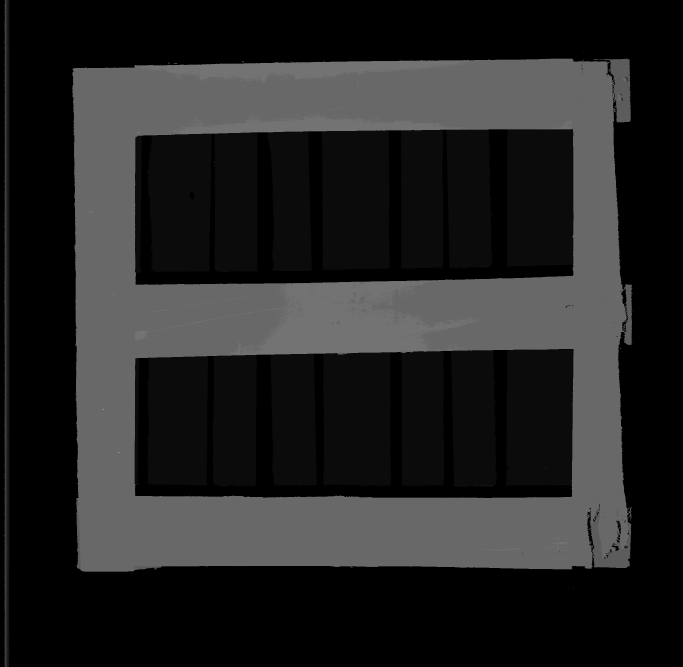
#> input picture camera_bottom/B58.tif, 2048 x 2000 px (shown at 1/3 size); its folder holds 4 pictures in this run
$ python quick.py
#> lines starting #> are read from the running program, lines starting #| are printed output that depends on the picture; after the words box and inside, x2 and y2 are one past the last pixel; in counts of white or black regions, pixels touching at a corner belong together
### SupportFunctions.py


# These are a set of support functions to assist

import numpy as np
import cv2 as cv
# from matplotlib import pyplot as plt
import matplotlib.pyplot as plt
import os

from pandas import wide_to_long


###     Loads all the images in a folder valid 'jpg' and 'tif'
# [30 lines left out: functions load_images_from_folder, get_nof_images_at_folder, load_image_from_folder_byIndex, not called in this run]

def getImageCutoffAroundPoint(image,point,distance):

    # missing validation for out of bounds... skippping because the search areas are very central
    # if()
    x = point[0]
    y = point[1]
    crop_img = image[y-distance:y+distance, x-distance:x+distance]

    return  crop_img

# [151 lines left out: functions showQuickImage, show2ImagesSideBySide, show2ImagesSideBySideOut, show3ImagesSideBySide, show3ImagesSideBySideOut, showQuickHist and 2 more, not called in this run]

#dilation
def dilate(image, units):
    kernel = np.ones((units,units),np.uint8)
    return cv.dilate(image, kernel, iterations = 1)

#erosion
def erode(image,units):
    kernel = np.ones((units,units),np.uint8)
    return cv.erode(image, kernel, iterations = 1)

#opening - erosion followed by dilation
def opening(image,units):
    kernel = np.ones((units,units),np.uint8)
    return cv.morphologyEx(image, cv.MORPH_OPEN, kernel)

def close(image,units):
    kernel = np.ones((units,units),np.uint8)
    return cv.morphologyEx(image, cv.MORPH_CLOSE, kernel)


### quick.py


import numpy as np
import cv2 as cv
import matplotlib.pyplot as plt
import SupportFunctions as mySF
from sklearn.cluster import KMeans


def Convert8bAndNormalize ( image16b ):
    normalized = cv.normalize(image16b,None,0,65535,cv.NORM_MINMAX)
    return cv.convertScaleAbs(normalized,alpha=(255.0/65535.0))

def Convert8b (image16b):
    max_val = image16b.max()
    # return cv.convertScaleAbs(image16b,alpha=(255.0/max_val))
    return cv.convertScaleAbs(image16b,alpha=(255.0/65535.0))

def Normalize16b ( image16b ):
    return cv.normalize(image16b,None,0,65535,cv.NORM_MINMAX)


# will return 3 values indicating the depth of [bg, middleboards,topboards]
def getDepthLayersCenters(images, nof_clusters = 3):

    arr_ = []
    # cluster model

    scale_percent = 30
    #kmeans = blobs.KMeans(n_clusters=3, init='k-means++', random_state=0, max_iter=1)
    for ima in images:
        image8bNorm = Convert8bAndNormalize ( ima )
        width = int(image8bNorm.shape[1] * scale_percent / 100)
        height = int(image8bNorm.shape[0] * scale_percent / 100)
        dim = (width, height)

        # resize image to a 30% the original slcale
        resized = cv.resize(image8bNorm, dim)

        # validate not null - skipped
        arr_flatten = resized.flatten()
        kmeans = KMeans(n_clusters=3, init='k-means++', random_state=0, max_iter=1)
        kmeans.fit(arr_flatten.reshape(-1,1))
        arr_.append(sorted(np.array(kmeans.cluster_centers_)))

    # convert from list to array
    arr_ = np.array(arr_)

    nof_images = np.array(arr_).shape[0]
    nof_centers = np.array(arr_).shape[1]

    avr_centers = np.sum(arr_,axis=0)/nof_images

    # round and return
    return np.rint(sorted(avr_centers))


def median_value(val1, val2):
    threshold = np.rint((val1+val2)/2)
    threshold = int(threshold)
    return threshold

def getLayerByGreyRange(image, minTH, maxTH):

    #  th, im_th = cv.threshold(image, minTH, maxTH, cv.THRESH_BINARY)
    im_th = cv.inRange(image, minTH, maxTH)

    return im_th


def getHigherLayer(image8bNorm_, cluster_c, verbose_ = False):

    # top boards layer
    # threshold = th_value
    threshold = median_value(cluster_c[len(cluster_c)-2],cluster_c[len(cluster_c)-1])
    max_threshold = 255 # till whitest white

    hist_values_norm = cv.calcHist([image8bNorm_.flatten()],channels=[0],mask=None,histSize=[256],ranges=[0,255])

    # Get binarized image of the layer
    imageTopTH = getLayerByGreyRange(image8bNorm_, threshold, max_threshold)

    if(verbose_):

        mySF.showRangeHist(imageTopTH,hist_values_norm,[threshold,256])


    return imageTopTH

### Apply mast to cut off region
def applyMaskToImage(image,mask):
    copyImage = image.copy()
    if image.shape == mask.shape:
        for i  in range(mask.shape[0]):
            for j  in range(mask.shape[1]):
                if(not mask[i][j]):
                    copyImage[i][j] = 0

        return copyImage

        # return cv.bitwise_and(image, mask)  # must then convert images to the same format (uint8 or 16)
    else:
        print("Error: matrixes must be the same size.")
        return -1


def Gradients(imageGrey,KSIZE):

  copyImg = imageGrey.copy()
  copyImg = cv.GaussianBlur(copyImg, (KSIZE,KSIZE), cv.BORDER_DEFAULT )
  # copyImg = cv.GaussianBlur(copyImg, (KSIZE,KSIZE), cv.BORDER_DEFAULT )

#   sobelx64 = cv.Scharr(imageGrey,cv.CV_16U,1,0)
#   sobely64 = cv.Scharr(imageGrey,cv.CV_16U,0,1)

  sobelx64 = cv.Sobel(imageGrey,cv.CV_16U,1,0,ksize=KSIZE)
  sobely64 = cv.Sobel(imageGrey,cv.CV_16U,0,1,ksize=KSIZE)
  combined = cv.addWeighted(sobelx64, 0.5, sobely64, 0.5, 0)
  return combined

def BinGrads(gradsImage, thPercent):
  copyImage = gradsImage.copy()
  max_val = gradsImage.max()
  # copyImage = np.zeros([gradsImage[0],gradsImage[1],cv.CV_16U])
  thvalue = thPercent*(65535)/100
#   thvalue = thPercent*(max_val)/100
  for i  in range(gradsImage.shape[0]):
      for j  in range(gradsImage.shape[1]):
          if( abs(gradsImage[i][j]) > thvalue):
              copyImage[i][j] = 65535
          else :
            copyImage[i][j] = 0

  return copyImage

def substractMask(image, mask,value):
    maskCopy = mask.copy()
    maskCopy = mySF.erode(maskCopy, value)
    maskCopy = applyMaskToImage(image,maskCopy)
    return maskCopy

# [27 lines of commented-out code are left out]


def keepConnectedComponents(img, min_size, connectivity=8):

  found = False

    # Find all connected ("labels")
  imgCopy = img.copy()
    # num_labels, labels, stats, centroids = cv.connectedComponentsWithStats(
    #     img, connectivity=connectivity)
  num_labels, labels, stats, centroids = cv.connectedComponentsWithStats(imgCopy,connectivity)

    # check size of all connected components (area in pixels)
  for i in range(num_labels):
        label_size = stats[i, cv.CC_STAT_AREA]

        # remove connected components smaller than min_size
        if label_size < min_size:
            imgCopy[labels == i] = 0
            num_labels-=1

    # 1 is the minimum value because the background counts
  if(num_labels > 1):
      found = True


  return imgCopy ,found


# if the original image in that area reaches
# check if

  return imgCopy, found

# measure depth per area
def validateDepth(connected,image):
  max_grey_value = image.max()
  acc_depth = np.float64(0)
  nof_connected = 0
  min_detected = -1
  imgFlat = image.flatten()
  imgConnect = connected.flatten()
  # find the deepest depth
  # for i in imgCopy[connected > 0]:
  for i in range(len(imgFlat)):
     if imgConnect[i] > 0:
      if(min_detected == -1 or (min_detected>imgFlat[i] and imgFlat[i]>0)):
        min_detected = imgFlat[i]
      nof_connected +=1
      acc_depth += imgFlat[i]

  return acc_depth/nof_connected,True


# [56 lines left out: function DetectScratchesLevel, not called in this run]

def DetectCracksLevel(image, mask, th_lvl,min_size,verbose = False):
  bin_percent_th = th_lvl

  grad = Gradients(image,7)
  applyMask = substractMask(grad, mask, 10)
  bin = BinGrads(applyMask, bin_percent_th)
  close = mySF.close(bin,7)
  convert = Convert8b(close)
  connected, check = keepConnectedComponents(convert, min_size, connectivity=8)
  meand, check2 = validateDepth(connected,image)

  if verbose:


    fig = plt.figure(figsize=(9, 9))
    # ax.set_xlabel("Check Cracks")
    fig.add_subplot(2, 3, 1)
    # showing image
    plt.imshow(image,cmap='gray')
    plt.axis('off')
    plt.title("image")

    fig.add_subplot(2, 3, 2)
    # showing image
    plt.imshow(grad,cmap='gray')
    plt.axis('off')
    plt.title("Gradients")

    fig.add_subplot(2, 3, 3)
    # showing image
    plt.imshow(convert,cmap='gray')
    plt.axis('off')
    plt.title("maskBorder Substraction")

    fig.add_subplot(2, 3, 4)
    # showing image
    plt.imshow(bin,cmap='gray')
    plt.axis('off')
    plt.title("Binarized by:" +str(bin_percent_th)+ "%")

    fig.add_subplot(2, 3, 5)
    # showing image
    plt.imshow(close,cmap='gray')
    plt.axis('off')
    plt.title("closed")


    fig.add_subplot(2, 3, 6)
    # showing image
    plt.imshow(connected,cmap='gray')
    plt.axis('off')
    plt.title("connected")


    plt.show()

  return connected, check


# [31 lines of commented-out code are left out]


# [30 lines left out: function getUpperLevelGreyValue, not called in this run]


# path to the images
TOP_IMAGES_PATH = "./camera_top"
GREY_CALIB_IMAGES_PATH = "./greyLevelCalib"


BOTTOM_IMAGES_PATH = "./camera_bottom/"


scratch_label = 100
crack_label = 101

# areas of interest for each image
area_B58_scratch = [BOTTOM_IMAGES_PATH+"B58.tif", [[1820,927]]]  #  [1780,927]
area_D59_scratch = [BOTTOM_IMAGES_PATH+"D59.tif",[[1078,440], [1037,1088], [1000,1622]] ]

area_B78_crack  = [BOTTOM_IMAGES_PATH+"B78.tif",[[800,980 ]]]  # [800,920    ]]
area_D82_crack  = [BOTTOM_IMAGES_PATH+"D82.tif",[[274,1300 ]]]
area_D83_crack  = [BOTTOM_IMAGES_PATH+"D83.tif",[[318,697 ]]]
area_E24_crack  = [BOTTOM_IMAGES_PATH+"E24.tif",[[665,1614 ]]]
area_E56_crack  = [BOTTOM_IMAGES_PATH+"E56.tif",[[540,1000 ]]]
area_E70_crack  = [BOTTOM_IMAGES_PATH+"E70.tif",[[1730,1440]]]

training_scratch_list = [area_D59_scratch]
training_crack_list = [area_B78_crack,area_D82_crack,area_E24_crack]
# image + labels,... there is an issue here, not knowing which is which in case of crack and scratches in the same board
multiAreaList = [area_D59_scratch,area_B78_crack]
test_list = [area_D83_crack,area_E56_crack,area_E70_crack,area_B58_scratch]
all_list = [area_B58_scratch,area_D59_scratch,area_B78_crack,area_D82_crack,area_D83_crack,area_E24_crack,area_E56_crack,area_E70_crack]
scratch_list = [area_B58_scratch,area_D59_scratch]
crack_list = [area_B78_crack,area_D82_crack,area_D83_crack,area_E24_crack,area_E56_crack,area_E70_crack]

# test_list = [[area_D83_crack,[crack_label]],[area_E56_crack,[crack_label]],[area_E70_crack,[crack_label]],[area_B58_scratch,[scratch_label]]]


###########


# sample scratch
scract_sample_filepath = area_B58_scratch[0]
scract_sample_location = area_B58_scratch[1][0]
scract_image16 = cv.imread(scract_sample_filepath, -1)
#> scract_image16 is the input picture: shape (2000, 2048) uint16; min 0, max 5841, mean 941

crack_sample_filepath = area_B78_crack[0]
crack_sample_location = area_B78_crack[1][0]
crack_image16 = cv.imread(crack_sample_filepath, -1)
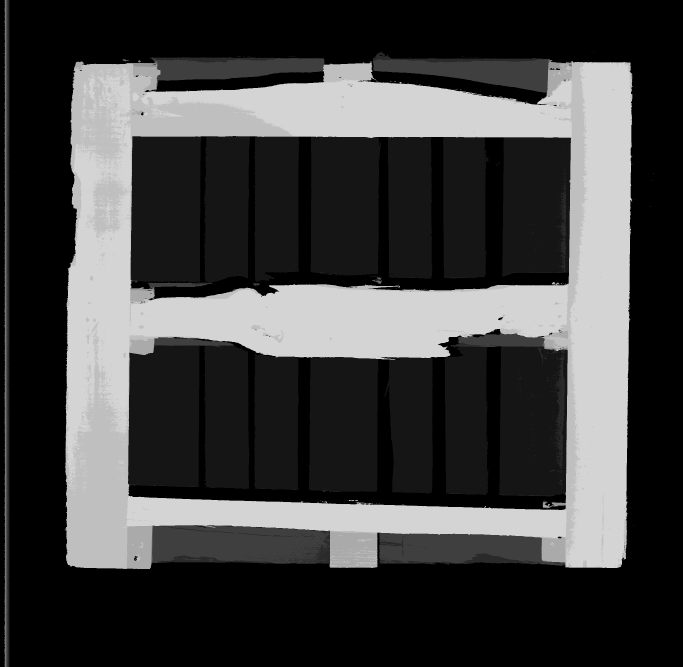
#> input picture camera_bottom/B78.tif, 2048 x 2000 px (shown at 1/3 size)
#> crack_image16 is the input picture: shape (2000, 2048) uint16; min 0, max 3258, mean 880.3


scract_hist_values = cv.calcHist([scract_image16.flatten()],channels=[0],mask=None,histSize=[65535],ranges=[0,65535])
scract_image8bNorm = Convert8bAndNormalize ( scract_image16 )
scract_hist_values_norm = cv.calcHist([scract_image8bNorm.flatten()],channels=[0],mask=None,histSize=[256],ranges=[0,255])
#> scract_hist_values_norm = 256 values, max 1005491 at index 0, min 0 at index 31, mean 16000

crack_hist_values = cv.calcHist([crack_image16.flatten()],channels=[0],mask=None,histSize=[65535],ranges=[0,65535])
crack_image8bNorm = Convert8bAndNormalize ( crack_image16 )
crack_hist_values_norm = cv.calcHist([crack_image8bNorm.flatten()],channels=[0],mask=None,histSize=[256],ranges=[0,255])
#> crack_hist_values_norm = 256 values, max 945329 at index 0, min 0 at index 220, mean 16000


#####


scract_sample_filepath = area_B58_scratch[0]
crack_sample_filepath = area_B78_crack[0]

# GET CLUSTER LEVELS
calib_images =[scract_image16]
clusters_centers_scratch = getDepthLayersCenters(calib_images)
#> the loop in getDepthLayersCenters, `for ima in images:` made 1 pass
#> (width, height) on pass 1: (614, 600)
#> after the loop in getDepthLayersCenters, `for ima in images:`: arr_ = [[[2.39], [19.67], [109.6]]]
#> in getDepthLayersCenters, `arr_ = np.array(arr_)`: arr_ = [2.39, 19.67, 109.6]
#> clusters_centers_scratch = [2, 20, 110]
calib_images =[crack_image16]
clusters_centers_crack = getDepthLayersCenters(calib_images)
#> the loop in getDepthLayersCenters (call 2), `for ima in images:` made 1 pass
#> clusters_centers_crack = [5, 41, 200]

# This is a mask, i expect that at least scratches are included, otherwise we might have to use close/morphology operations
imageTopTH_scratch = getHigherLayer(scract_image8bNorm, clusters_centers_scratch,False)
#> in median_value, `threshold = np.rint((val1+val2)/2)`: threshold = [65]
#> in median_value, `threshold = int(threshold)`: threshold = 65
#> in getHigherLayer, `hist_values_norm = cv.calcHist([image8bNorm_.flatten()],channels=[0],m..`: hist_values_norm has the same summary as scract_hist_values_norm outside getHigherLayer
#> in getLayerByGreyRange, `im_th = cv.inRange(image, minTH, maxTH)`:
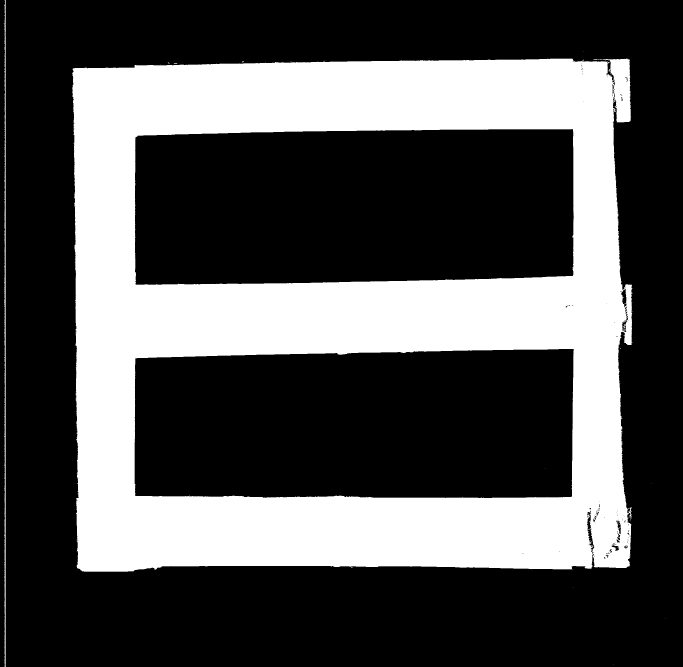
#> im_th: shape (2000, 2048) (shown at 1/3 size); 32.5% white; 31 white regions (29 under 20 px), largest, box (x1, y1, x2, y2) and area: (216, 176, 1898, 1715) 1326291, (11, 0, 17, 2000) 5915
imageTopTH_crack = getHigherLayer(crack_image8bNorm, clusters_centers_crack,False)
#> call 2 of getLayerByGreyRange, with minTH = 120, maxTH = 255
#> in getLayerByGreyRange (call 2), `im_th = cv.inRange(image, minTH, maxTH)`:
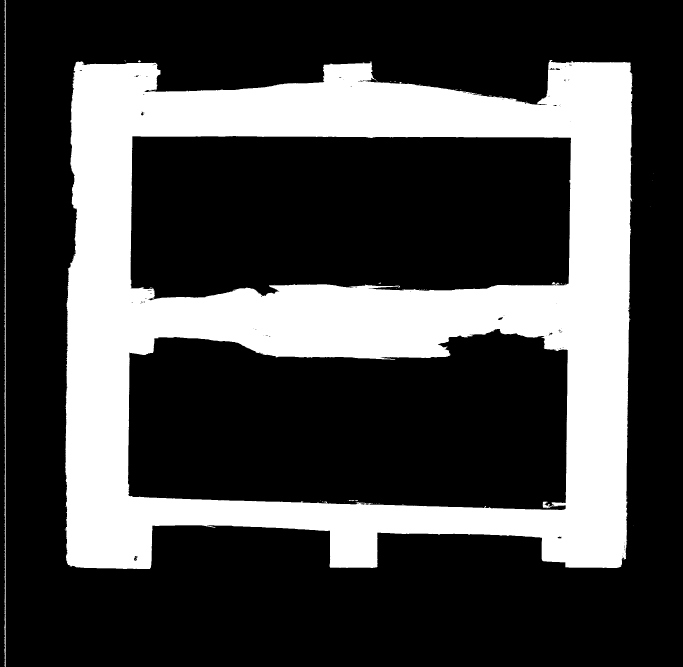
#> im_th: shape (2000, 2048) (shown at 1/3 size); 27.7% white; 59 white regions (53 under 20 px), largest, box (x1, y1, x2, y2) and area: (194, 180, 1898, 1707) 1129064, (13, 0, 17, 2000) 5252, (1627, 1505, 1658, 1525) 271, (1046, 1500, 1064, 1504) 37, (414, 181, 423, 187) 36, (972, 1504, 981, 1509) 23


# SCRATCLVL = getUpperLevelGreyValue(scract_image16, imageTopTH_scratch)
# crackLVL = getUpperLevelGreyValue(crack_image16, imageTopTH_crack)


# close holes in the mask
imageTopTH_scratch = mySF.close(imageTopTH_scratch,3)
#> in close, `kernel = np.ones((units,units),np.uint8)`: kernel = [[1, 1, 1], [1, 1, 1], [1, 1, 1]]
#> in close, `return cv.morphologyEx(image, cv.MORPH_CLOSE, kernel)`: returned value: shape (2000, 2048); 32.6% white; 14 white regions (12 under 20 px), largest, box (x1, y1, x2, y2) and area: (216, 176, 1898, 1715) 1328316, (11, 0, 17, 2000) 6268
imageTopTH_crack = mySF.close(imageTopTH_crack,3)
#> in close (call 2), `return cv.morphologyEx(image, cv.MORPH_CLOSE, kernel)`: returned value: shape (2000, 2048); 27.8% white; 25 white regions (22 under 20 px), largest, box (x1, y1, x2, y2) and area: (194, 180, 1898, 1707) 1131399, (13, 0, 19, 2000) 5815, (1046, 1500, 1074, 1504) 69


###########


distance = 60

marked_scratch = scract_image16.copy()
marked_crack = crack_image16.copy()
marked_scratch = cv.rectangle(marked_scratch, [scract_sample_location[0]-distance,scract_sample_location[1]-distance], [scract_sample_location[0]+distance,scract_sample_location[1]+distance], [150], 10)
#> marked_scratch: shape (2000, 2048) uint16; 0.13% of pixels changed, all inside (x1, y1, x2, y2) = (1755, 862, 1886, 993)
marked_crack = cv.rectangle(marked_crack, [crack_sample_location[0]-distance,crack_sample_location[1]-distance], [crack_sample_location[0]+distance,crack_sample_location[1]+distance], [150], 10)
#> marked_crack: shape (2000, 2048) uint16; 0.13% of pixels changed, all inside (x1, y1, x2, y2) = (735, 915, 866, 1046)

cutoff_scratch_mask = mySF.getImageCutoffAroundPoint(imageTopTH_scratch,scract_sample_location,distance)
#> in getImageCutoffAroundPoint, `crop_img = image[y-distance:y+distance, x-distance:x+distance]`: crop_img: shape (120, 120); 95.4% white; 14 black regions (11 under 20 px), largest, box (x1, y1, x2, y2) and area: (104, 1, 119, 45) 444, (107, 99, 118, 113) 89, (113, 45, 119, 52) 34
cutoff_crack_mask = mySF.getImageCutoffAroundPoint(imageTopTH_crack,crack_sample_location,distance)
#> in getImageCutoffAroundPoint (call 2), `crop_img = image[y-distance:y+distance, x-distance:x+distance]`: crop_img: shape (120, 120); every value is 255

cutoff_scratch = mySF.getImageCutoffAroundPoint(scract_image16,scract_sample_location,distance)
#> call 3 of getImageCutoffAroundPoint, with distance = 60
#> in getImageCutoffAroundPoint (call 3), `crop_img = image[y-distance:y+distance, x-distance:x+distance]`:
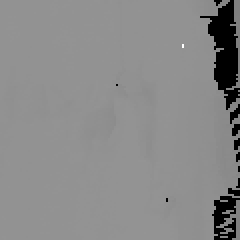
#> crop_img: shape (120, 120) uint16 (shown 2 times larger); min 0, max 4349, mean 2348.5; drawn with min black and max white
cutoff_crack = mySF.getImageCutoffAroundPoint(crack_image16,crack_sample_location,distance)

# mySF.showQuickImage(cutoff_scratch_mask, "mask")
# mySF.showQuickImage(cutoff_crack_mask, "mask")

MaskApplied_scratch = applyMaskToImage(cutoff_scratch,cutoff_scratch_mask)
MaskApplied_crack = applyMaskToImage(cutoff_crack,cutoff_crack_mask)

# [13 lines of commented-out code are left out]
print("Testing >> finding cracks in crack image..." )
# FINAL_1, found = DetectCracksLevel(MaskApplied_scratch,cutoff_scratch_mask,30,75,True)
# print("Detected :"+ str(found) )
print("Testing >> finding cracks in crack image..." )
FINAL_2, found = DetectCracksLevel(MaskApplied_crack,cutoff_crack_mask,30,25,True)
#> in Gradients, `copyImg = cv.GaussianBlur(copyImg, (KSIZE,KSIZE), cv.BORDER_DEFAULT )`:
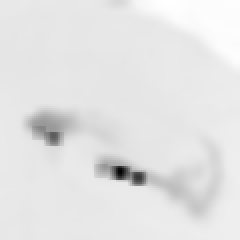
#> copyImg: shape (120, 120) uint16 (shown 2 times larger); min 2080, max 2650, mean 2590.6; drawn with min black and max white
#> in BinGrads, `max_val = gradsImage.max()`: max_val = 65535
#> after the loop in BinGrads, `for i  in range(gradsImage.shape[0]):`: copyImage: shape (120, 120) uint16; values 0 (black) and 65535 (white), 2.4% white; 9 white regions (6 under 20 px), largest, box (x1, y1, x2, y2) and area: (48, 81, 84, 96) 173, (13, 62, 36, 73) 116, (105, 84, 111, 104) 25
#> in close (call 3), `return cv.morphologyEx(image, cv.MORPH_CLOSE, kernel)`: returned value: shape (120, 120) uint16; values 0 (black) and 65535 (white), 2.9% white; 7 white regions (3 under 20 px), largest, box (x1, y1, x2, y2) and area: (48, 81, 84, 96) 214, (13, 62, 41, 73) 152, (105, 84, 111, 104) 25, (59, 0, 65, 4) 21
#> in keepConnectedComponents, `num_labels, labels, stats, centroids = cv.connectedComponentsWithStats..`:
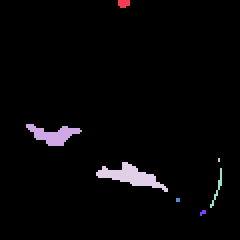
#> labels: shape (120, 120) int32 (shown 2 times larger); 8 distinct labels, from 0 to 7; one colour per label, 0 black
#> in keepConnectedComponents, `num_labels, labels, stats, centroids = cv.connectedComponentsWithStats..`: num_labels = 8; stats = [[0, 0, 120, 120, 13976], [59, 0, 6, 4, 21], [13, 62, 28, 11, 152], [109, 79, 1, 2, 2], [48, 81, 36, 15, 214], [105, 84, 6, 20, 25], [88, 99, 2, 2, 4], [100, 105, 3, 3, 6]]; centroids = [[59.65, 58.98], [61.43, 1.29], [26.3, 66.93], [109, 79.5], [65.12, 87.79], [108.3, 93.68], [88.5, 99.5], [101, 105.8]]
#> the loop in keepConnectedComponents, `for i in range(num_labels):` made 8 passes
#> (label_size, num_labels) on passes 2, 4, 7, 8: (21, 7), (2, 6), (4, 5), (6, 4)
#> label_size on passes 1, 3, 5, 6: 13976, 152, 214, 25
#> after the loop in keepConnectedComponents, `for i in range(num_labels):`:
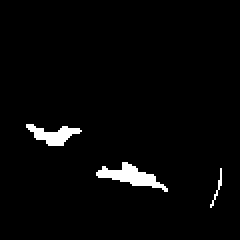
#> imgCopy: shape (120, 120) (shown 2 times larger); 2.7% white; 3 white regions, box (x1, y1, x2, y2) and area: (48, 81, 84, 96) 214, (13, 62, 41, 73) 152, (105, 84, 111, 104) 25
#> after the loop in keepConnectedComponents, `for i in range(num_labels):`: num_labels = 4
#> in DetectCracksLevel, `connected, check = keepConnectedComponents(convert, min_size, connecti..`: check = True
#> in validateDepth, `max_grey_value = image.max()`: max_grey_value = 2661
#> in validateDepth, `acc_depth = np.float64(0)`: acc_depth = 0
#> in validateDepth, `imgFlat = image.flatten()`: imgFlat = 14400 values, max 2661 at index 422, min 0 at index 7939, mean 2590.6
#> in validateDepth, `imgConnect = connected.flatten()`: imgConnect = 14400 values, max 255 at index 7453, min 0 at index 0, mean 6.92
#> after the loop in validateDepth, `for i in range(len(imgFlat)):`: acc_depth = 942355; min_detected = 2404; nof_connected = 391
#> in DetectCracksLevel, `meand, check2 = validateDepth(connected,image)`: meand = 2410.1; check2 = True
#> found = True
print("Detected :"+ str(found) )
#| Detected :True
